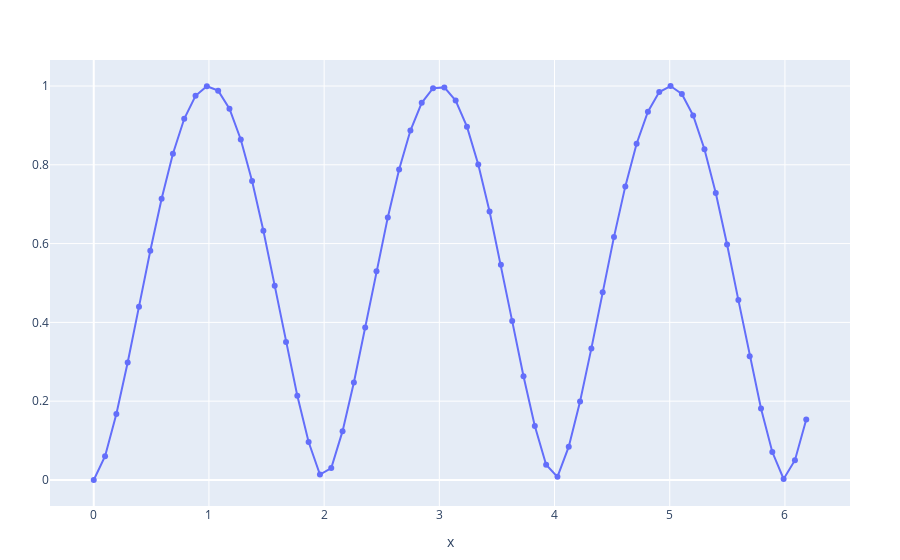

Notebook cell for this chart:
### Code cell
plot([
    scatter(x=x, y=u, mode="markers+lines", name="u")],
    Layout(xaxis_title="x") #yaxis_title="u(x)",  
)
